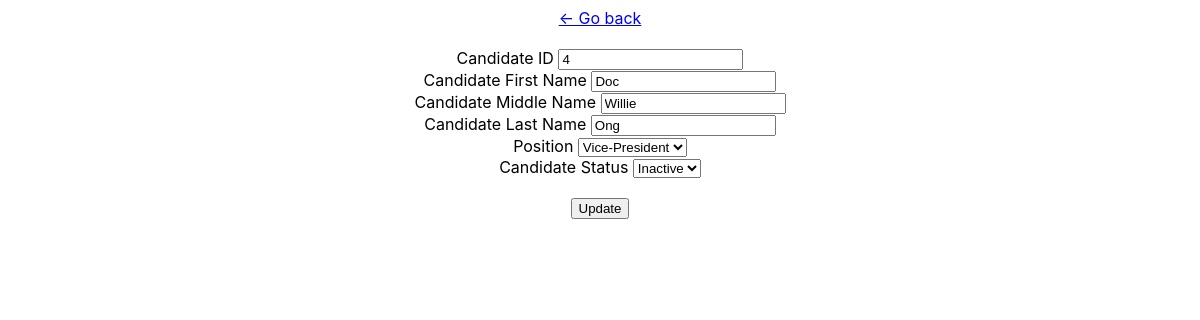
/editcandidate.php?id=4, run on the app's committed database.
### tables this page shows
CREATE TABLE `candidates` (
  `candID` int(11) NOT NULL,
  `candFName` varchar(255) NOT NULL,
  `candMName` varchar(255) NOT NULL,
  `candLName` varchar(255) NOT NULL,
  `posID` int(11) NOT NULL,
  `candStat` varchar(10) NOT NULL
);

### db.php (called while the page is built, shortened)
<?php
function getallrecords($table){
	global $conn;
	$sql = "SELECT * FROM `$table`";
	$query = mysqli_query($conn,$sql);
	$rows = mysqli_fetch_all($query);
	return $rows;
}
function getrecord($table, $field, $value){
	global $conn;
	$sql = "SELECT * FROM `$table` WHERE `$field` = '$value'";
	$query = mysqli_query($conn, $sql);
	$row = mysqli_fetch_all($query);
	if(count($row)>0)
		return $row[0];
}
?>

### editcandidate.php (the view, shortened to what this page needs)
<?php
include('db.php');
if(isset($_GET['id']))
{
	$id = $_GET['id'];
	$cand = getrecord('candidates', 'candID', $id);
}
else
	$id ="";
?>
<html>
	<head>
	<link rel="stylesheet" href="style.css">
	</head>
	<body>
		<form action="editcandidate.php" align="center">
			<a href="dashboard.php"><- Go back</a> <br><br>
			<label for="candID">Candidate ID</label>
			<input type="text" name="candID" id="candID" value="<?php echo $cand[0]; ?>">
			<br>
			<label for="candFName">Candidate First Name</label>
			<input type="text" name="candFName" id="candFName" value="<?php echo $cand[1]; ?>">
			<br>
			<label for="candMName">Candidate Middle Name</label>
			<input type="text" name="candMName" id="candMName" value="<?php echo $cand[2]; ?>">
			<br>
			<label for="candLName">Candidate Last Name</label>
			<input type="text" name="candLName" id="candLName" value="<?php echo $cand[3]; ?>">
			<br>
			<label for="position">Position</label>
			<select id="position" name="position">
				<?php
				$pos = getallrecords('positions');
				foreach($pos as $p){
						if($p[0] == $cand[4])
						echo "<option value='$p[0]' selected>$p[1]</option>";
						else
						echo "<option value='$p[0]' >$p[1]</option>";
				}
				?>
			</select>
			<br>
			<label for="candStat">Candidate Status</label>
				<select id="candStat" name="candStat">
					<?php
						if($cand[5] == 'Inactive')
						echo "<option value='Inactive' selected>Inactive</option>";
						else
						echo "<option value='Inactive'>Inactive</option>";
					?>
				</select>
			<br><br>
			<button type="submit" name="editcandidate">
				Update
			</button>
		</form>
	</body>
</html>

### style.css (style rules this page uses)
body { font-family: "Inter"; }

### data on the page
candidates: candID "4", candFName "Doc", candMName "Willie", candLName "Ong", candStat "Inactive"

### other printed values
form field position "Vice-President"
